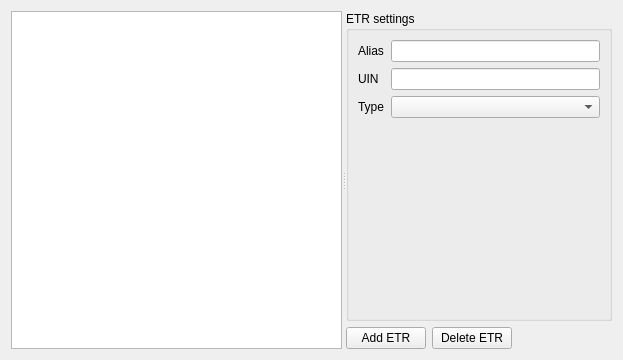
<?xml version="1.0" encoding="UTF-8"?>
<ui version="4.0">
 <class>EtrManager</class>
 <widget class="QWidget" name="EtrManager">
  <property name="geometry">
   <rect>
    <x>0</x>
    <y>0</y>
    <width>623</width>
    <height>360</height>
   </rect>
  </property>
  <property name="windowTitle">
   <string>Form</string>
  </property>
  <layout class="QGridLayout" name="gridLayout">
   <item row="0" column="0">
    <widget class="QSplitter" name="splitter_etr">
     <property name="orientation">
      <enum>Qt::Horizontal</enum>
     </property>
     <property name="childrenCollapsible">
      <bool>false</bool>
     </property>
     <widget class="QListWidget" name="listWidget_etr"/>
     <widget class="QWidget" name="gridLayoutWidget">
      <layout class="QGridLayout" name="gridLayout_2">
       <item row="0" column="0">
        <widget class="QGroupBox" name="groupBox">
         <property name="title">
          <string>ETR settings</string>
         </property>
         <layout class="QGridLayout" name="gridLayout_4">
          <item row="1" column="1">
           <widget class="QLineEdit" name="le_uin_etr"/>
          </item>
          <item row="0" column="1">
           <widget class="QLineEdit" name="le_alias_etr"/>
          </item>
          <item row="3" column="1">
           <spacer name="verticalSpacer">
            <property name="orientation">
             <enum>Qt::Vertical</enum>
            </property>
            <property name="sizeHint" stdset="0">
             <size>
              <width>20</width>
              <height>40</height>
             </size>
            </property>
           </spacer>
          </item>
          <item row="1" column="0">
           <widget class="QLabel" name="label_2">
            <property name="text">
             <string>UIN</string>
            </property>
           </widget>
          </item>
          <item row="0" column="0">
           <widget class="QLabel" name="label">
            <property name="text">
             <string>Alias</string>
            </property>
           </widget>
          </item>
          <item row="2" column="1">
           <widget class="QComboBox" name="cmbx_etr_type"/>
          </item>
          <item row="2" column="0">
           <widget class="QLabel" name="label_3">
            <property name="text">
             <string>Type</string>
            </property>
           </widget>
          </item>
         </layout>
        </widget>
       </item>
       <item row="1" column="0">
        <layout class="QHBoxLayout" name="horizontalLayout">
         <item>
          <widget class="QPushButton" name="btn_add_apply">
           <property name="text">
            <string>Add ETR</string>
           </property>
          </widget>
         </item>
         <item>
          <widget class="QPushButton" name="btn_del_cancel">
           <property name="text">
            <string>Delete ETR</string>
           </property>
          </widget>
         </item>
         <item>
          <spacer name="horizontalSpacer">
           <property name="orientation">
            <enum>Qt::Horizontal</enum>
           </property>
           <property name="sizeHint" stdset="0">
            <size>
             <width>40</width>
             <height>20</height>
            </size>
           </property>
          </spacer>
         </item>
        </layout>
       </item>
      </layout>
     </widget>
    </widget>
   </item>
  </layout>
 </widget>
 <tabstops>
  <tabstop>listWidget_etr</tabstop>
  <tabstop>le_alias_etr</tabstop>
  <tabstop>le_uin_etr</tabstop>
  <tabstop>btn_add_apply</tabstop>
  <tabstop>btn_del_cancel</tabstop>
 </tabstops>
 <resources/>
 <connections/>
</ui>
